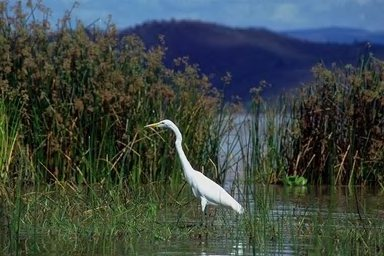
#> input picture backend/data/test_images/Au_ani_00002.jpg, 384 x 256 px; its folder holds only this picture in this run
$ python -i frequency_analysis.py   (imports and definitions only)
#> lines starting #> are read from the running program, lines starting #| are printed output that depends on the picture; after the words box and inside, x2 and y2 are one past the last pixel; in counts of white or black regions, pixels touching at a corner belong together
### backend/src/api/utils/logger.py
import logging

def setup_logger():
    """Configure and return a logger for the API"""
    # Configure logging
    logging.basicConfig(
        level=logging.DEBUG,
        format='%(asctime)s - %(name)s - %(levelname)s - %(message)s',
        handlers=[
            logging.StreamHandler()
        ]
    )
    logger = logging.getLogger("image_forgery_api")
    return logger

# Create a global logger instance
logger = setup_logger()

### backend/src/api/services/frequency_analysis.py
import numpy as np
import cv2
from PIL import Image
import io
import math
from scipy.fftpack import dct, idct
from src.api.utils.logger import logger
import base64

def detect_frequency_artifacts(image_data):
    """
    Detect frequency domain artifacts that indicate manipulation

    This technique analyzes DCT coefficients in JPEG images to find
    inconsistencies that suggest tampering, similar to techniques used
    by professional forensic tools.

    :param image_data: PIL Image, file path, bytes or file-like object
    :return: Tuple of (is_tampered, confidence, result_img_bytes, highlighted_regions)
    """
    logger.info("Analyzing frequency domain artifacts")

    # Open the image if needed
    if isinstance(image_data, str):
        # It's a file path
        img = np.array(Image.open(image_data).convert('RGB'))
#> img is the input picture: shape (256, 384, 3); mean R, G, B 60.8, 71.4, 68
    elif isinstance(image_data, bytes):
        # It's raw bytes
        img = np.array(Image.open(io.BytesIO(image_data)).convert('RGB'))
    elif hasattr(image_data, 'read') and hasattr(image_data, 'seek'):
        # It's a file-like object
        pos = image_data.tell()
        img = np.array(Image.open(image_data).convert('RGB'))
        image_data.seek(pos)
    elif isinstance(image_data, Image.Image):
        # It's already a PIL Image
        img = np.array(image_data.convert('RGB'))
    else:
        # Try to use it directly as a numpy array
        img = np.array(image_data)

    # Convert to grayscale
    gray = cv2.cvtColor(img, cv2.COLOR_RGB2GRAY)
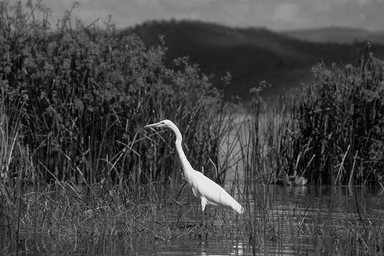
#> gray: shape (256, 384); min 0, max 254, mean 67.8

    # Create a result image for visualization
    result_img = img.copy()

    # Get image dimensions
    h, w = gray.shape
#> h = 256; w = 384

    # Make dimensions divisible by 8 (JPEG block size)
    h_blocks = h // 8
#> h_blocks = 32
    w_blocks = w // 8
#> w_blocks = 48

    # Crop to multiple of 8
    gray = gray[:h_blocks*8, :w_blocks*8]

    # Analyze JPEG blocks
    block_scores = np.zeros((h_blocks, w_blocks))

    # Apply DCT transform to each 8x8 block
    for i in range(h_blocks):
        for j in range(w_blocks):
            # Extract 8x8 block
            block = gray[i*8:(i+1)*8, j*8:(j+1)*8].astype(float)

            # Apply DCT-II
            dct_block = dct(dct(block.T, norm='ortho').T, norm='ortho')

            # Calculate statistics on DCT coefficients
            # We're looking for abnormalities in the distribution

            # 1. Quantization artifact detection
            # JPEG quantizes DCT coefficients, which leaves specific patterns
            block_scores[i, j] = analyze_dct_block(dct_block)
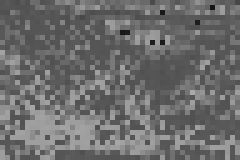
#> block_scores: shape (32, 48) float64 (shown 5 times larger); min 0.0841, max 0.665, mean 0.428

    # Normalize scores
    if np.max(block_scores) > np.min(block_scores):
        block_scores = (block_scores - np.min(block_scores)) / (np.max(block_scores) - np.min(block_scores))

    # Calculate global statistics
    mean_score = np.mean(block_scores)
    std_score = np.std(block_scores)

    # Detect anomalies (blocks with scores significantly different from others)
    threshold = mean_score + 2 * std_score
    suspicious_blocks = block_scores > threshold
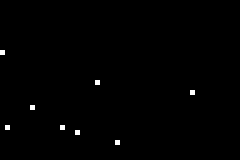
#> suspicious_blocks: shape (32, 48) bool (shown 5 times larger); 0.52% white in thin lines or dots, all inside (x1, y1, x2, y2) = (0, 10, 39, 29)

    # Create visualization and gather results
    highlighted_regions = []

    # Create heatmap for visualization
    heatmap = np.zeros((h, w, 3), dtype=np.uint8)

    for i in range(h_blocks):
        for j in range(w_blocks):
            score = block_scores[i, j]

            # Colorize block based on score (blue-green-red)
            # Higher score = more suspicious
            r = min(int(score * 255 * 2), 255)
            g = min(int((1 - score) * 255 * 2), 255) if score < 0.5 else 0
            b = 0

            # Fill block in heatmap
            heatmap[i*8:(i+1)*8, j*8:(j+1)*8] = (b, g, r)

            # Mark suspicious blocks
            if suspicious_blocks[i, j]:
                y1, y2 = i * 8, (i + 1) * 8
                x1, x2 = j * 8, (j + 1) * 8

                # Add rectangular region to the list
                highlighted_regions.append({
                    'x': int(x1),
                    'y': int(y1),
                    'width': int(x2 - x1),
                    'height': int(y2 - y1),
                    'score': float(score)
                })

                # Draw rectangle on result image
                cv2.rectangle(result_img, (x1, y1), (x2, y2), (0, 0, 255), 1)
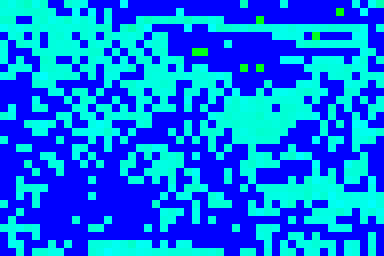
#> heatmap: shape (256, 384, 3); mean R, G, B 0, 117.2, 239.8
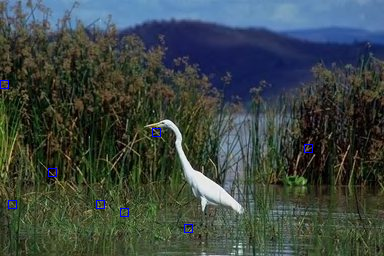
#> result_img: shape (256, 384, 3); 0.26% of pixels changed, all inside (x1, y1, x2, y2) = (0, 80, 313, 233)

    # Blend heatmap with original image
    alpha = 0.4
    blended = cv2.addWeighted(img[:h_blocks*8, :w_blocks*8], 1-alpha, heatmap, alpha, 0)
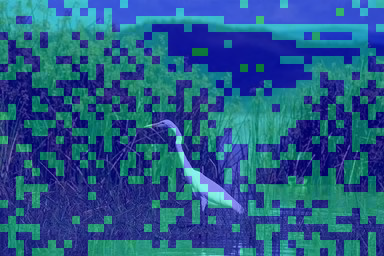
#> blended: shape (256, 384, 3); mean R, G, B 36.5, 89.7, 136.7

    # Calculate confidence based on suspicious blocks
    if np.sum(suspicious_blocks) > 0:
        # Calculate confidence based on number and intensity of suspicious blocks
        suspicious_count = np.sum(suspicious_blocks)
        total_blocks = h_blocks * w_blocks
        suspicious_ratio = suspicious_count / total_blocks

        # Average score of suspicious blocks
        suspicious_scores = block_scores[suspicious_blocks]
        avg_suspicious_score = np.mean(suspicious_scores) if len(suspicious_scores) > 0 else 0

        # Weighted confidence score
        confidence = min(0.3 + suspicious_ratio * 0.4 + avg_suspicious_score * 0.5, 1.0)
    else:
        confidence = 0.1  # Low confidence if no suspicious blocks

    # Determine if the image is likely tampered
    is_tampered = confidence > 0.5

    # Create result image with suspicious regions highlighted
    for region in highlighted_regions:
        x, y, w, h = region['x'], region['y'], region['width'], region['height']
        score = region['score']

        # Color based on score (higher score = more red)
        color_intensity = int(score * 255)
        cv2.rectangle(blended, (x, y), (x + w, y + h), (0, 255 - color_intensity, color_intensity), 2)
#> this loop made 8 passes
#> region on passes 1, 3, 4, 5, 6, 7: {'x': 0, 'y': 80, 'width': 8, 'height': 8, 'score': 0.957}, {'x': 304, 'y': 144, 'width': 8, 'height': 8, 'score': 1}, {'x': 48, 'y': 168, 'width': 8, 'height': 8, 'score': 0.975}, {'x': 8, 'y': 200, 'width': 8, 'height': 8, 'score': 0.963}, {'x': 96, 'y': 200, 'width': 8, 'height': 8, 'score': 0.97}, {'x': 120, 'y': 208, 'width': 8, 'height': 8, 'score': 0.97}
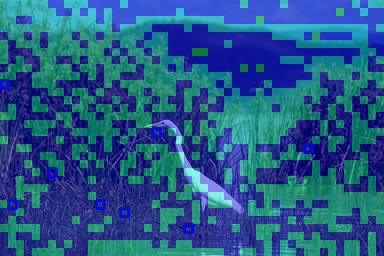
#> blended: shape (256, 384, 3); 0.74% of pixels changed, all inside (x1, y1, x2, y2) = (0, 79, 314, 234)

    # Convert result image to bytes for returning
    result_pil = Image.fromarray(blended)
    result_buffer = io.BytesIO()
    result_pil.save(result_buffer, format="PNG")
    result_buffer.seek(0)
    result_bytes = result_buffer.getvalue()

    # Convert to base64 for API response
    result_base64 = base64.b64encode(result_bytes).decode('utf-8')

    logger.info(f"Frequency analysis complete with {len(highlighted_regions)} suspicious regions, confidence: {confidence:.2f}")
    return is_tampered, confidence, result_base64, highlighted_regions

def analyze_dct_block(dct_block):
    """
    Analyze a DCT block for signs of manipulation

    :param dct_block: 8x8 DCT coefficient block
    :return: Suspiciousness score (0-1)
    """
    # Extract the AC coefficients (DC is at [0,0])
    ac_coeffs = dct_block.copy()
    ac_coeffs[0, 0] = 0

    # Several tests for suspicious patterns

    # 1. Zero coefficient ratio - many zeros can indicate double compression
    zero_ratio = np.sum(np.abs(ac_coeffs) < 0.01) / 63  # 63 = total AC coeffs

    # 2. Check for unusual high-frequency components
    # High frequency is bottom-right region of DCT block
    high_freq = ac_coeffs[4:, 4:]
    high_freq_energy = np.sum(np.abs(high_freq))

    # 3. Check for abrupt changes in coefficient distributions
    # This can reveal doctored images
    coeff_histogram, _ = np.histogram(ac_coeffs, bins=10, range=(-1, 1))
    coeff_histogram = coeff_histogram / np.sum(coeff_histogram)

    # Calculate histogram smoothness - less smooth suggests tampering
    hist_diff = np.abs(np.diff(coeff_histogram))
    hist_smoothness = 1.0 - np.mean(hist_diff)

    # 4. Compare coefficient ratios against expected JPEG distributions
    # Natural JPEG compression has specific patterns
    low_freq = ac_coeffs[:4, :4]
    low_freq_energy = np.sum(np.abs(low_freq))

    # Calculate energy ratio
    if low_freq_energy > 0:
        energy_ratio = high_freq_energy / low_freq_energy
    else:
        energy_ratio = 0

    # Combine metrics into a single score
    # Weights determined empirically
    score = (
        0.3 * (1 - zero_ratio) +  # Fewer zeros = higher score
        0.3 * min(energy_ratio * 5, 1.0) +  # Higher energy ratio = higher score
        0.4 * (1 - hist_smoothness)  # Less smooth histogram = higher score
    )

    return score

>>> result = detect_frequency_artifacts('../../../data/test_images/Au_ani_00002.jpg')

$ run again, on backend/data/test_images/Au_ani_00014.jpg
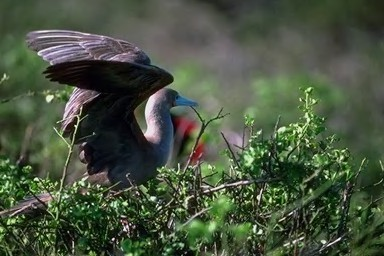
#> input picture backend/data/test_images/Au_ani_00014.jpg, 384 x 256 px
#> in detect_frequency_artifacts, img is the input picture: shape (256, 384, 3); mean R, G, B 72.5, 84.2, 63.9
#> suspicious_blocks: shape (32, 48) bool; every value is 0
#> after the loop in detect_frequency_artifacts, `for i in range(h_blocks):`:
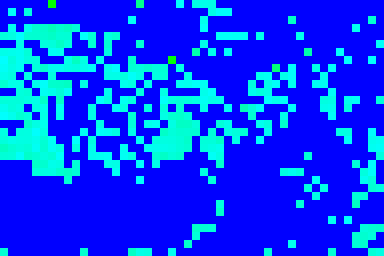
#> heatmap: shape (256, 384, 3); mean R, G, B 0, 65.1, 247.5
#> in detect_frequency_artifacts, `blended = cv2.addWeighted(img[:h_blocks*8, :w_blocks*8], 1-alpha, heat..`:
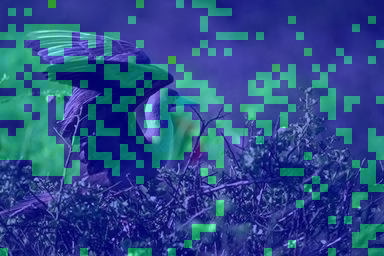
#> blended: shape (256, 384, 3); mean R, G, B 43.5, 76.5, 137.3

$ run again, on backend/data/test_images/Au_ani_00023.jpg
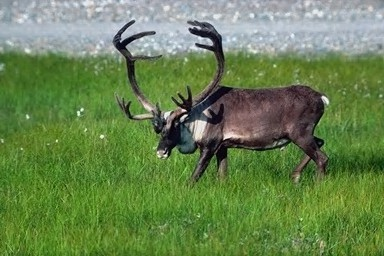
#> input picture backend/data/test_images/Au_ani_00023.jpg, 384 x 256 px
#> in detect_frequency_artifacts, img is the input picture: shape (256, 384, 3); mean R, G, B 104.3, 131.3, 79.8
#> suspicious_blocks: shape (32, 48) bool; every value is 0
#> after the loop in detect_frequency_artifacts, `for i in range(h_blocks):`:
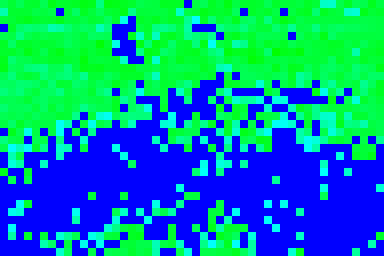
#> heatmap: shape (256, 384, 3); mean R, G, B 0, 147.8, 159.8
#> in detect_frequency_artifacts, `blended = cv2.addWeighted(img[:h_blocks*8, :w_blocks*8], 1-alpha, heat..`:
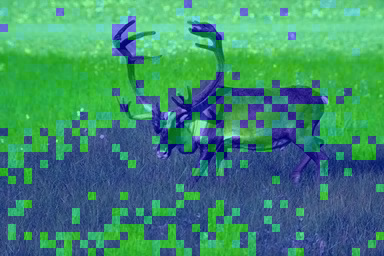
#> blended: shape (256, 384, 3); mean R, G, B 62.6, 137.9, 111.8

$ run again, on backend/data/test_images/Au_ani_00029.jpg
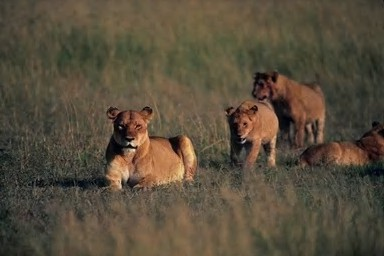
#> input picture backend/data/test_images/Au_ani_00029.jpg, 384 x 256 px
#> in detect_frequency_artifacts, img is the input picture: shape (256, 384, 3); mean R, G, B 88.1, 77.6, 60.2
#> suspicious_blocks: shape (32, 48) bool; 7.1% white in thin lines or dots, all inside (x1, y1, x2, y2) = (0, 1, 48, 27)
#> the loop in detect_frequency_artifacts, `for region in highlighted_regions:` made 109 passes
#> region on passes 1, 2, 3, 4, 6, 15, 16: {'x': 352, 'y': 8, 'width': 8, 'height': 8, 'score': 0.73}, {'x': 360, 'y': 16, 'width': 8, 'height': 8, 'score': 0.895}, {'x': 376, 'y': 32, 'width': 8, 'height': 8, 'score': 0.858}, {'x': 240, 'y': 96, 'width': 8, 'height': 8, 'score': 0.715}, {'x': 112, 'y': 104, 'width': 8, 'height': 8, 'score': 0.95}, {'x': 40, 'y': 136, 'width': 8, 'height': 8, 'score': 0.896}, {'x': 48, 'y': 136, 'width': 8, 'height': 8, 'score': 0.94}
#> after the loop in detect_frequency_artifacts, `for region in highlighted_regions:`:
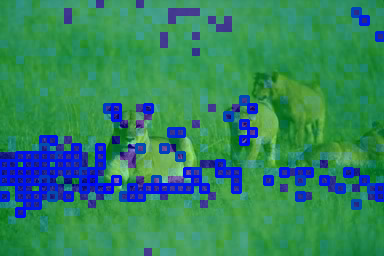
#> blended: shape (256, 384, 3); mean R, G, B 49.2, 133, 94.8
